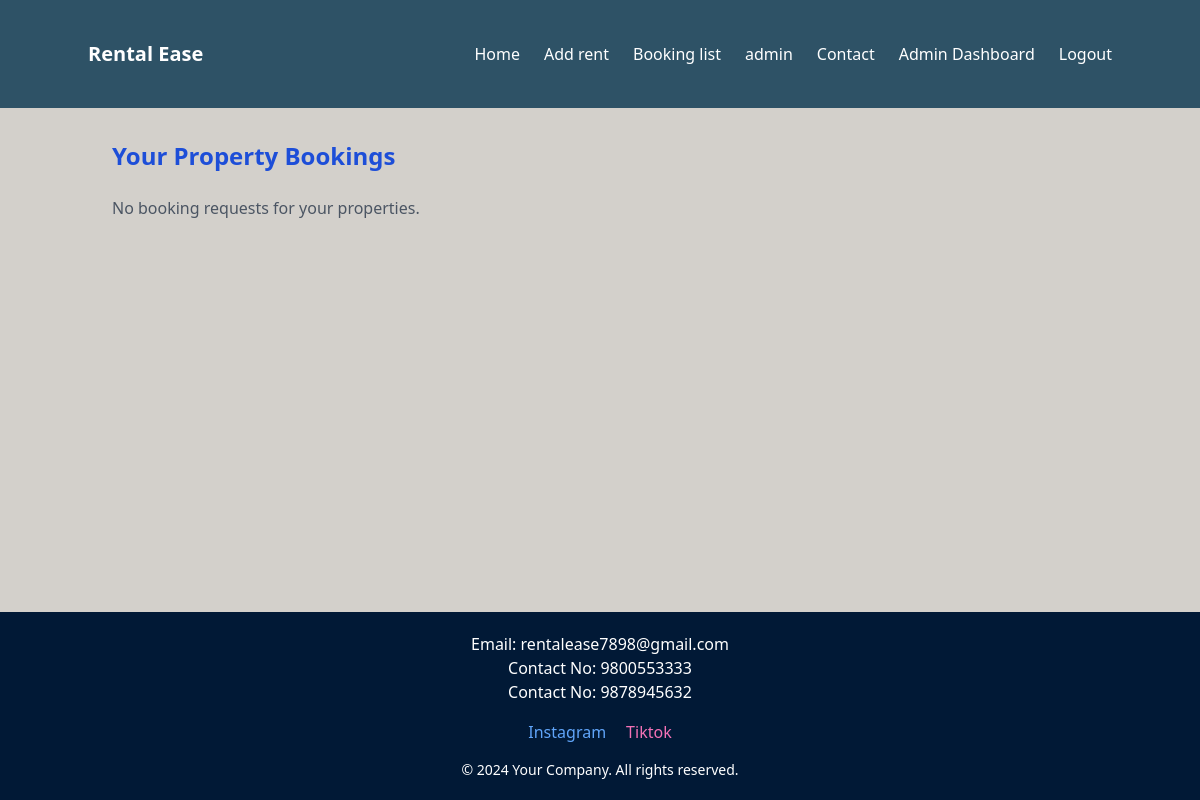
Page /seller/bookings/ (signed in) on the earlier database version.
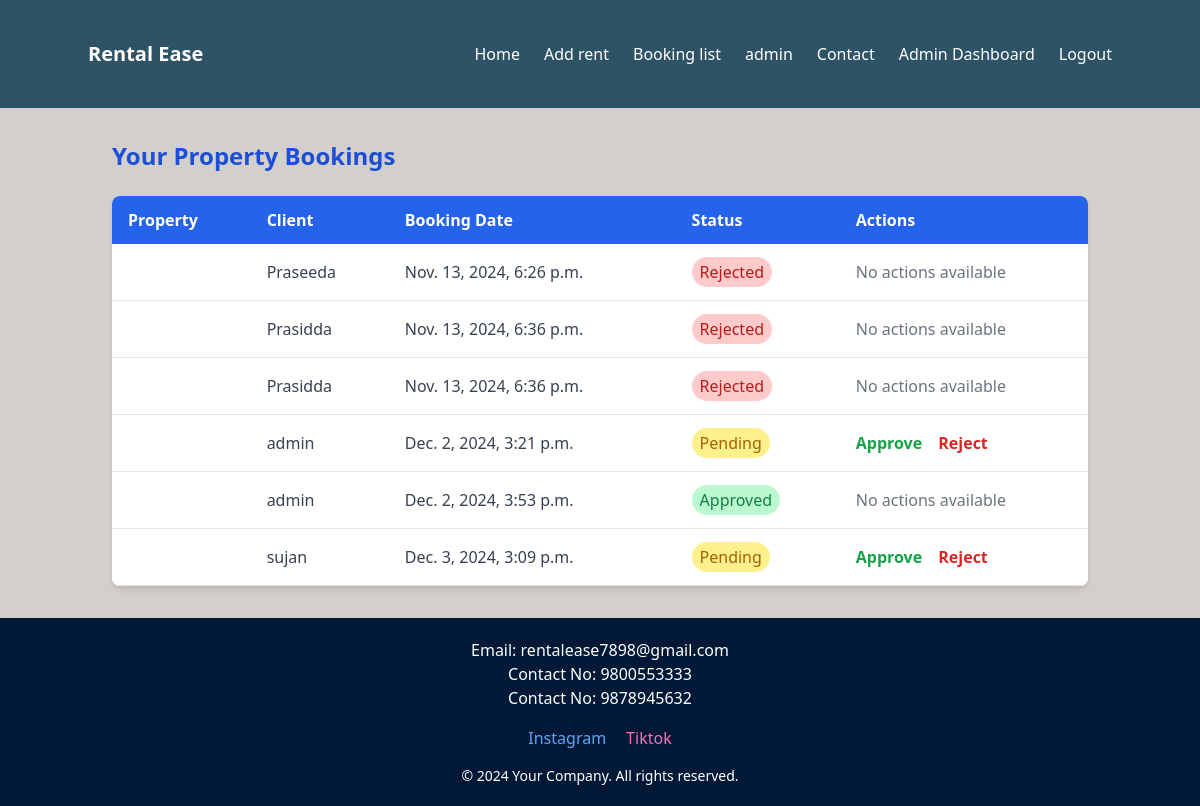
Same page on the later database version.
### app/models.py (models this page shows, shortened)
class Booking(models.Model):
    property = models.ForeignKey(Property, on_delete=models.CASCADE, related_name='bookings')
    client = models.ForeignKey(User, on_delete=models.CASCADE)
    booking_date = models.DateTimeField(auto_now_add=True)
    is_booked = models.BooleanField(default=False)
    approval_status = models.CharField(    # Added approval_status for booking requests
        max_length=10,
        choices=[('approved', 'Approved'), ('rejected', 'Rejected'), ('pending', 'Pending')],
        default='pending'
    )

### app/views.py (the view)
# urls.py: path('seller/bookings/', seller_bookings, name='seller_bookings'),
@login_required
def seller_bookings(request):
    properties = Property.objects.filter(seller=request.user)
    bookings = Booking.objects.filter(property__in=properties)
    context = {
        'bookings': bookings,
    }
    return render(request, 'seller_bookings.html', context)

### app/templates/seller_bookings.html
{% extends 'navbar_footer.html' %}
{% block content %}
    <div class="container mx-auto px-6 py-8">
        <h2 class="text-2xl font-bold text-blue-700 mb-6">Your Property Bookings</h2>
        {% if bookings %}
            <div class="overflow-x-auto bg-white shadow-md rounded-lg">
                <table class="min-w-full bg-white">
                    <thead class="bg-blue-600 text-white">
                        <tr>
                            <th class="py-3 px-4 text-left font-semibold">Property</th>
                            <th class="py-3 px-4 text-left font-semibold">Client</th>
                            <th class="py-3 px-4 text-left font-semibold">Booking Date</th>
                            <th class="py-3 px-4 text-left font-semibold">Status</th>
                            <th class="py-3 px-4 text-left font-semibold">Actions</th>
                        </tr>
                    </thead>
                    <tbody class="text-gray-700">
                        {% for booking in bookings %}
                            <tr class="border-b hover:bg-gray-100">
                                <td class="py-4 px-4">{{ booking.property.name }}</td>
                                <td class="py-4 px-4">{{ booking.client.username }}</td>
                                <td class="py-4 px-4">{{ booking.booking_date }}</td>
                                <td class="py-4 px-4">
                                    <span class="px-2 py-1 rounded-full {% if booking.approval_status == 'approved' %}bg-green-200 text-green-700{% elif booking.approval_status == 'rejected' %}bg-red-200 text-red-700{% else %}bg-yellow-200 text-yellow-700{% endif %}">
                                        {{ booking.approval_status|title }}
                                    </span>
                                </td>
                                <td class="py-4 px-4">
                                    {% if booking.approval_status == 'pending' %}
                                        <a href="{% url 'approve_booking' booking.id 'approved' %}" class="text-green-600 hover:text-green-800 font-semibold mr-3">Approve</a>
                                        <a href="{% url 'approve_booking' booking.id 'rejected' %}" class="text-red-600 hover:text-red-800 font-semibold">Reject</a>
                                    {% else %}
                                        <span class="text-gray-500">No actions available</span>
                                    {% endif %}
                                </td>
                            </tr>
                        {% endfor %}
                    </tbody>
                </table>
            </div>
        {% else %}
            <p class="text-gray-600 mt-4">No booking requests for your properties.</p>
        {% endif %}
    </div>
{% endblock %}

Differences in the rows shown:
now on this page (row unchanged): Booking: client.username "Praseeda", booking_date "Nov. 13, 2024, 6:26 p.m.", approval_status "Rejected", shows "No actions available"
now on this page (row unchanged): Booking: client.username "Prasidda", booking_date "Nov. 13, 2024, 6:36 p.m.", approval_status "Rejected", shows "No actions available"
now on this page (row unchanged): Booking: client.username "Prasidda", booking_date "Nov. 13, 2024, 6:36 p.m.", approval_status "Rejected", shows "No actions available"
added Booking: client.username "admin", booking_date "Dec. 2, 2024, 3:21 p.m.", approval_status "Pending", shows "Approve"
added Booking: client.username "admin", booking_date "Dec. 2, 2024, 3:53 p.m.", approval_status "Approved", shows "No actions available"
added Booking: client.username "sujan", booking_date "Dec. 3, 2024, 3:09 p.m.", approval_status "Pending", shows "Approve"
Other differences:
text no longer shown: "No booking requests for your properties."
text now shown: "Property Client Booking Date Status Actions"
